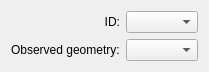
<?xml version="1.0" encoding="UTF-8"?>
<ui version="4.0">
 <class>TrajectoryPropertiesWidgetForm</class>
 <widget class="QWidget" name="TrajectoryPropertiesWidgetForm">
  <property name="geometry">
   <rect>
    <x>0</x>
    <y>0</y>
    <width>199</width>
    <height>68</height>
   </rect>
  </property>
  <property name="windowTitle">
   <string>Form</string>
  </property>
  <layout class="QGridLayout" name="gridLayout_2">
   <property name="sizeConstraint">
    <enum>QLayout::SetDefaultConstraint</enum>
   </property>
   <item row="0" column="0">
    <layout class="QGridLayout" name="gridLayout">
     <item row="0" column="0">
      <layout class="QVBoxLayout" name="verticalLayout">
       <item>
        <widget class="QLabel" name="m_idLabel">
         <property name="text">
          <string>ID:</string>
         </property>
         <property name="alignment">
          <set>Qt::AlignRight|Qt::AlignTrailing|Qt::AlignVCenter</set>
         </property>
        </widget>
       </item>
       <item>
        <widget class="QLabel" name="m_geometryLabel">
         <property name="text">
          <string>Observed geometry:</string>
         </property>
        </widget>
       </item>
      </layout>
     </item>
     <item row="0" column="1">
      <layout class="QVBoxLayout" name="verticalLayout_2">
       <item>
        <widget class="QComboBox" name="m_idComboBox">
         <property name="sizePolicy">
          <sizepolicy hsizetype="Expanding" vsizetype="Fixed">
           <horstretch>0</horstretch>
           <verstretch>0</verstretch>
          </sizepolicy>
         </property>
        </widget>
       </item>
       <item>
        <widget class="QComboBox" name="m_geometryComboBox">
         <property name="sizePolicy">
          <sizepolicy hsizetype="Expanding" vsizetype="Fixed">
           <horstretch>0</horstretch>
           <verstretch>0</verstretch>
          </sizepolicy>
         </property>
        </widget>
       </item>
      </layout>
     </item>
    </layout>
   </item>
  </layout>
 </widget>
 <resources/>
 <connections/>
</ui>
